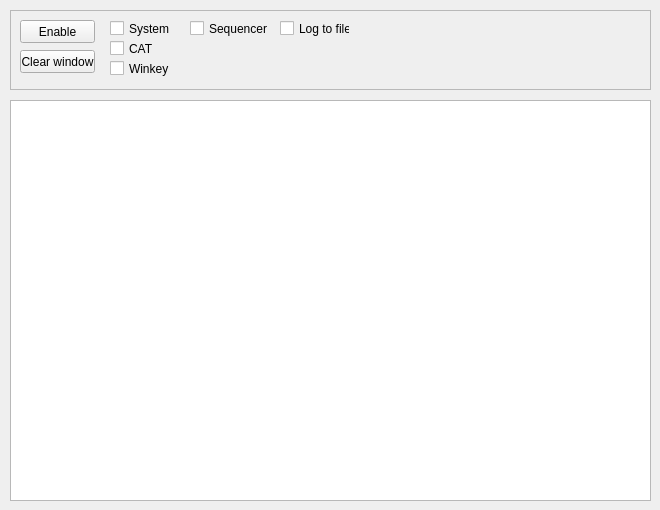
      <widget class="QWidget" name="tabDebug">
       <attribute name="title">
        <string>Debug</string>
       </attribute>
       <widget class="QFrame" name="frame">
        <property name="geometry">
         <rect>
          <x>10</x>
          <y>10</y>
          <width>641</width>
          <height>80</height>
         </rect>
        </property>
        <property name="frameShape">
         <enum>QFrame::StyledPanel</enum>
        </property>
        <property name="frameShadow">
         <enum>QFrame::Raised</enum>
        </property>
        <widget class="QPushButton" name="pushButtonEnableDebug">
         <property name="geometry">
          <rect>
           <x>10</x>
           <y>10</y>
           <width>75</width>
           <height>23</height>
          </rect>
         </property>
         <property name="text">
          <string>Enable</string>
         </property>
         <property name="checkable">
          <bool>true</bool>
         </property>
        </widget>
        <widget class="QCheckBox" name="checkBoxDebugWinkey">
         <property name="geometry">
          <rect>
           <x>100</x>
           <y>50</y>
           <width>70</width>
           <height>17</height>
          </rect>
         </property>
         <property name="text">
          <string>Winkey</string>
         </property>
        </widget>
        <widget class="QCheckBox" name="checkBoxDebugCAT">
         <property name="geometry">
          <rect>
           <x>100</x>
           <y>30</y>
           <width>70</width>
           <height>17</height>
          </rect>
         </property>
         <property name="text">
          <string>CAT</string>
         </property>
        </widget>
        <widget class="QCheckBox" name="checkBoxDebugSystem">
         <property name="geometry">
          <rect>
           <x>100</x>
           <y>10</y>
           <width>70</width>
           <height>17</height>
          </rect>
         </property>
         <property name="text">
          <string>System</string>
         </property>
        </widget>
        <widget class="QCheckBox" name="checkBoxDebugSequencer">
         <property name="geometry">
          <rect>
           <x>180</x>
           <y>10</y>
           <width>81</width>
           <height>17</height>
          </rect>
         </property>
         <property name="text">
          <string>Sequencer</string>
         </property>
        </widget>
        <widget class="QPushButton" name="pushButtonDebugClearWindow">
         <property name="geometry">
          <rect>
           <x>10</x>
           <y>40</y>
           <width>75</width>
           <height>23</height>
          </rect>
         </property>
         <property name="sizePolicy">
          <sizepolicy hsizetype="Preferred" vsizetype="Fixed">
           <horstretch>0</horstretch>
           <verstretch>0</verstretch>
          </sizepolicy>
         </property>
         <property name="text">
          <string>Clear window</string>
         </property>
         <property name="checkable">
          <bool>false</bool>
         </property>
        </widget>
        <widget class="QCheckBox" name="checkBoxDebugLogToFile">
         <property name="geometry">
          <rect>
           <x>270</x>
           <y>10</y>
           <width>70</width>
           <height>17</height>
          </rect>
         </property>
         <property name="text">
          <string>Log to file</string>
         </property>
        </widget>
       </widget>
       <widget class="QTextEdit" name="textEditDebug">
        <property name="geometry">
         <rect>
          <x>10</x>
          <y>100</y>
          <width>641</width>
          <height>401</height>
         </rect>
        </property>
       </widget>
      </widget>
